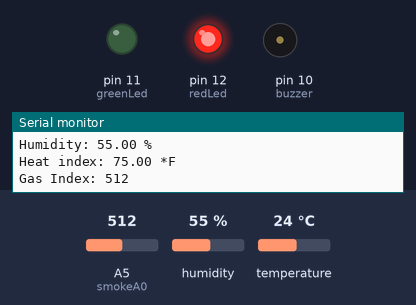
This sketch was run on a simulated Arduino Uno, built with avr-gcc and run on an emulated ATmega328P. Shown: output pins drawn as LEDs (lit = HIGH), buzzer (waves = sounding), the last lines printed to the serial monitor. Inputs (shaded band) come from the test bench; at power-on: A5 (smokeA0) = 512, humidity 55 %, temperature 24 °C.

Above: at 4.9 s.
5.0 s: A5 (smokeA0) set to 410
8.5 s: A5 (smokeA0) set to 389
At 11.4 s:
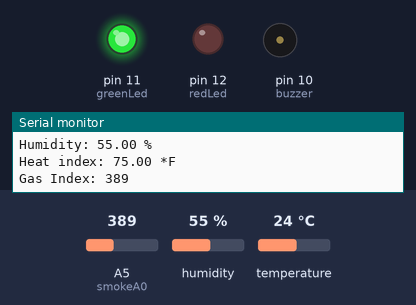
12.1 s: A5 (smokeA0) set to 511
At 13.7 s:
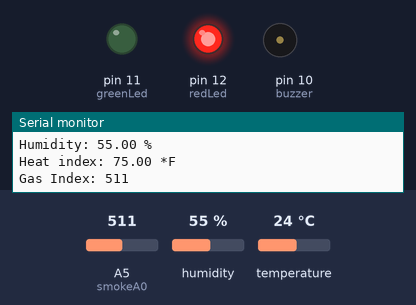
18.7 s: A5 (smokeA0) set to 390
At 19.8 s:
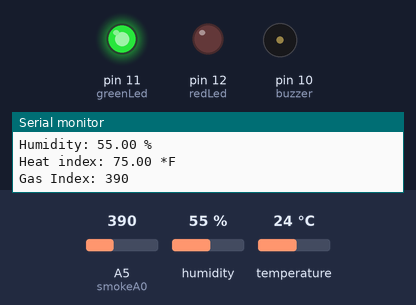
Timing chart, 0 to 21.7 s (numbered marks = the images above; inputs shaded):
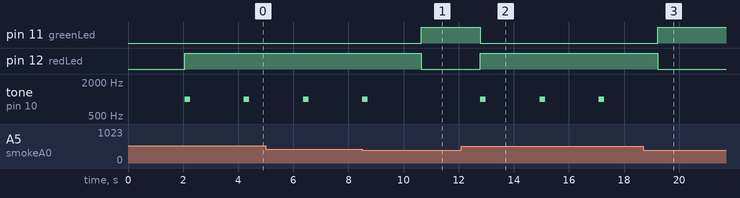

The sketch:

temp_gas.ino
```cpp
// Example testing sketch for various DHT humidity/temperature sensors
// Written by ladyada, public domain

#include "DHT.h"

#define DHTPIN 2     //what pin we're connected to

// Uncomment whatever type you're using!
#define DHTTYPE DHT11   // DHT 11
//#define DHTTYPE DHT22   // DHT 22  (AM2302)
//#define DHTTYPE DHT21   // DHT 21 (AM2301)

// Initialize DHT sensor for normal 16mhz Arduino


int redLed = 12;
int greenLed = 11;
int buzzer = 10;
int smokeA0 = A5;
// Your threshold value
int sensorThres = 400;


DHT dht(DHTPIN, DHTTYPE);

void setup() {
  Serial.begin(9600);
  Serial.println("DHTxx test!");

  dht.begin();

  pinMode(redLed, OUTPUT);
  pinMode(greenLed, OUTPUT);
  pinMode(buzzer, OUTPUT);
  pinMode(smokeA0, INPUT);
  Serial.begin(9600);


}

void loop() {
  // Wait a few seconds between measurements.
  delay(2000);

  // Reading temperature or humidity takes about 250 milliseconds!
  // Sensor readings may also be up to 2 seconds 'old' (its a very slow sensor)
  float h = dht.readHumidity();
  // Read temperature as Celsius
  float t = dht.readTemperature();
  // Read temperature as Fahrenheit
  float f = dht.readTemperature(true);

  // Check if any reads failed and exit early (to try again).
  if (isnan(h) || isnan(t) || isnan(f)) {
    Serial.println("Failed to read from DHT sensor!");
    return;
  }

  // Compute heat index
  // Must send in temp in Fahrenheit!
  float hi = dht.computeHeatIndex(f, h);


  Serial.print("Temperature: ");
  Serial.print(t);
  Serial.print(" *C\t");
  Serial.print(f);
  Serial.print(" *F\n");
  Serial.print("Humidity: ");
  Serial.print(h);
  Serial.print(" %\n");
  Serial.print("Heat index: ");
  Serial.print(hi);
  Serial.println(" *F");


  int analogSensor = analogRead(smokeA0);

  Serial.print("Gas Index: ");
  Serial.println(analogSensor);
  // Checks if it has reached the threshold value
  if (analogSensor > sensorThres)
  {
    digitalWrite(redLed, HIGH);
    digitalWrite(greenLed, LOW);
    tone(buzzer, 1000, 200);
  }
  else
  {
    digitalWrite(redLed, LOW);
    digitalWrite(greenLed, HIGH);
    noTone(buzzer);
  }
  delay(100);
  Serial.println("\n\n");
}
```

Measured:
- the behaviour switches between 401 and 400 on A5 (smokeA0) (found by bisection; images 0 and 1)
- after the input at 8.5 s, pin 11 (greenLed): LOW → HIGH after 2.1 s; pin 12 (redLed): HIGH → LOW after 2.1 s; tone on pin 10 (buzzer): goes on until 8.7 s, then stays silent
- after the input at 12.1 s, pin 11 (greenLed): HIGH → LOW after 0.69 s; pin 12 (redLed): LOW → HIGH after 0.69 s; tone on pin 10 (buzzer): alternates 1000 Hz for 0.20 s and silent for 1.9 s, starting after 0.69 s
- after the input at 18.7 s, pin 11 (greenLed): LOW → HIGH after 0.53 s; pin 12 (redLed): HIGH → LOW after 0.53 s; tone on pin 10 (buzzer): stops changing and stays silent
- by itself, tone on pin 10 (buzzer): alternates 1000 Hz for 0.20 s and silent for 1.9 s
